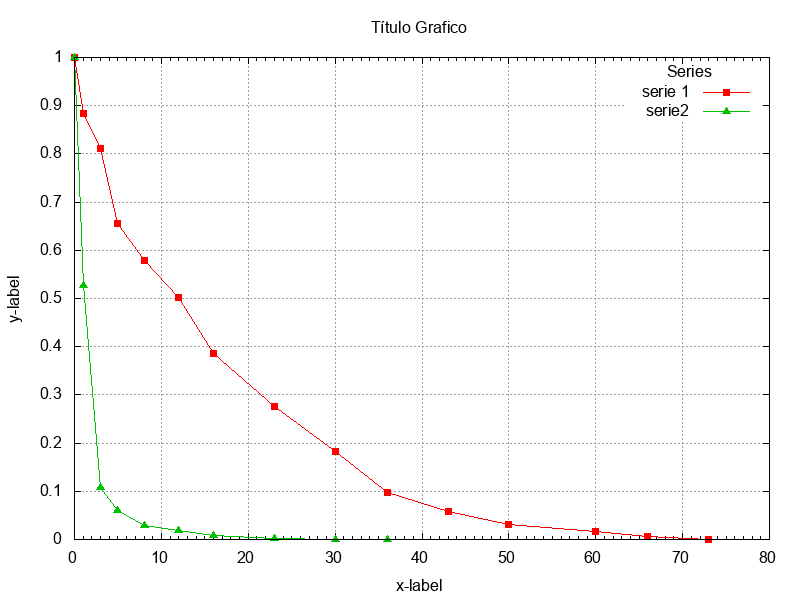

This chart was generated by the following gnuplot code:
#!/usr/bin/env gnuplot

set encoding utf8
set term png size 800,600

set autoscale x
set grid

set key top right 
set key title "Series" 

set title "Título Grafico" 

set output "ejemplo.png"

set xlabel "x-label"
set ylabel "y-label"
set ytics 0.1
set format y "%g"
set format x "%g"
set xrange [0:80]
set xtics 10
set mxtics 10

set style line 1  lw 1 pt 5
set style line 2  lw 1 pt 9

plot 'ejemplo.txt' using 1:2 with linespoints t 'serie 1' ls 1, \
     'ejemplo.txt' using 1:3 with linespoints t 'serie2' ls 2

